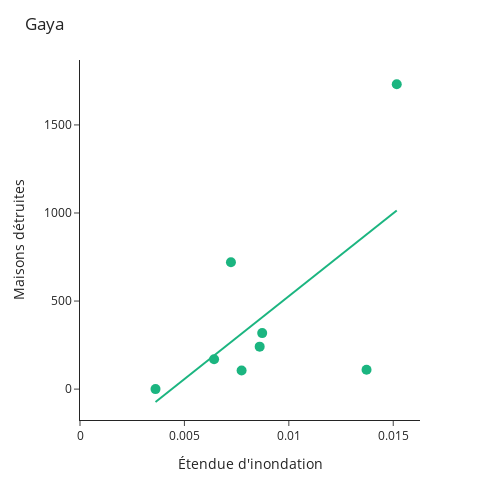
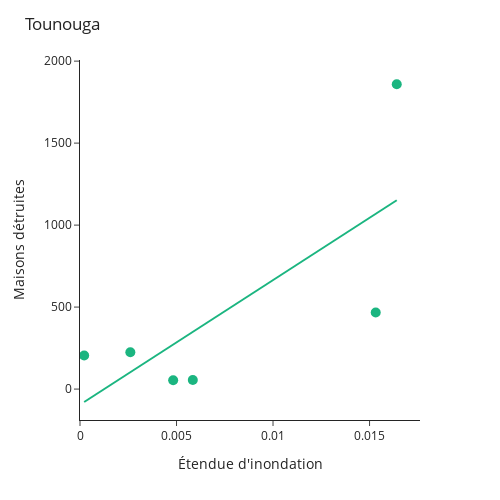
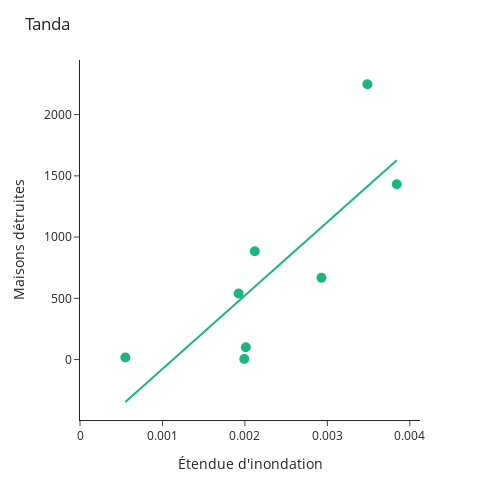

Here is the notebook cell these charts were saved with, in order:
### Code cell
correlations = pd.DataFrame()
for adm3 in fs_im[utils.ID_COL].unique():
    dff = fs_im[fs_im[utils.ID_COL] == adm3]
    maison, personne = dff.corr(numeric_only=True).loc[
        "mean_cell", ["Maisons détruites", "Personnes affectées"]
    ]
    df_add = pd.DataFrame(
        {utils.ID_COL: adm3, "maison": maison, "personne": personne}, index=[0]
    )
    correlations = pd.concat([correlations, df_add], ignore_index=True)

correlations.dropna().sort_values("maison")

df_plot = codab.merge(correlations, on=utils.ID_COL)
col = "maison"
# df_plot = df_plot[df_plot[col] > 0]
df_plot = df_plot[df_plot[utils.ID_COL].isin(ADM3S)]
display(df_plot)
fig = df_plot.plot(column=col, legend=True)

for adm3 in ADM3S:
    df_plot = fs_im[fs_im[utils.ID_COL] == adm3]
    name = df_plot["adm_03"].iloc[0]
    display(
        df_plot[["Maisons détruites", "mean_cell"]].corr(numeric_only=True)
    )
    fig = px.scatter(
        df_plot,
        y="Maisons détruites",
        x="mean_cell",
        hover_data="seasonyear",
        trendline="ols",
    )
    fig.update_traces(marker_color=GREEN, marker_size=10)
    fig.update_layout(
        template="simple_white",
        title=name,
        height=500,
        width=500,
    )
    fig.update_xaxes(title="Étendue d'inondation", rangemode="tozero")
    fig.update_yaxes(rangemode="tozero")
    fig.show()

### Figure 1 — Plotly figure (JSON) as saved in the notebook; plotly's stock layout.template omitted (floating-point values rounded to 4 significant figures)
{"data": [{"customdata": [[1999], [2003], [2010], [2012], [2013], [2015], [2017], [2018]], "hovertemplate": "mean_cell=%{x}<br>Maisons détruites=%{y}<br>seasonyear=%{customdata[0]}<extra></extra>", "legendgroup": "", "marker": {"color": "#1bb580", "size": 10, "symbol": "circle"}, "mode": "markers", "name": "", "orientation": "v", "showlegend": false, "type": "scatter", "x": [0.003617, 0.008604, 0.007738, 0.008726, 0.006421, 0.01372, 0.007229, 0.01517], "xaxis": "x", "y": [0, 241, 106, 318, 170, 110, 720, 1731], "yaxis": "y"}, {"hovertemplate": "<b>OLS trendline</b><br>Maisons détruites = 94152.8 * mean_cell + -413.741<br>R<sup>2</sup>=0.391334<br><br>mean_cell=%{x}<br>Maisons détruites=%{y} <b>(trend)</b><extra></extra>", "legendgroup": "", "marker": {"color": "#1bb580", "size": 10, "symbol": "circle"}, "mode": "lines", "name": "", "showlegend": false, "type": "scatter", "x": [0.003617, 0.006421, 0.007229, 0.007738, 0.008604, 0.008726, 0.01372, 0.01517], "xaxis": "x", "y": [-73.21, 190.8, 266.9, 314.8, 396.4, 407.8, 878.2, 1014.0], "yaxis": "y"}], "layout": {"height": 500, "legend": {"tracegroupgap": 0}, "margin": {"t": 60}, "title": {"text": "Gaya"}, "width": 500, "xaxis": {"anchor": "y", "domain": [0, 1], "rangemode": "tozero", "title": {"text": "Étendue d'inondation"}}, "yaxis": {"anchor": "x", "domain": [0, 1], "rangemode": "tozero", "title": {"text": "Maisons détruites"}}}}

### Figure 2 — Plotly figure (JSON) as saved in the notebook; plotly's stock layout.template omitted (floating-point values rounded to 4 significant figures)
{"data": [{"customdata": [[2010], [2012], [2015], [2017], [2018], [2019]], "hovertemplate": "mean_cell=%{x}<br>Maisons détruites=%{y}<br>seasonyear=%{customdata[0]}<extra></extra>", "legendgroup": "", "marker": {"color": "#1bb580", "size": 10, "symbol": "circle"}, "mode": "markers", "name": "", "orientation": "v", "showlegend": false, "type": "scatter", "x": [0.004827, 0.002608, 0.01532, 0.005844, 0.01641, 0.0002162], "xaxis": "x", "y": [54, 225, 467, 55, 1859, 205], "yaxis": "y"}, {"hovertemplate": "<b>OLS trendline</b><br>Maisons détruites = 75982.5 * mean_cell + -95.2031<br>R<sup>2</sup>=0.545986<br><br>mean_cell=%{x}<br>Maisons détruites=%{y} <b>(trend)</b><extra></extra>", "legendgroup": "", "marker": {"color": "#1bb580", "size": 10, "symbol": "circle"}, "mode": "lines", "name": "", "showlegend": false, "type": "scatter", "x": [0.0002162, 0.002608, 0.004827, 0.005844, 0.01532, 0.01641], "xaxis": "x", "y": [-78.78, 103.0, 271.6, 348.8, 1069.0, 1152.0], "yaxis": "y"}], "layout": {"height": 500, "legend": {"tracegroupgap": 0}, "margin": {"t": 60}, "title": {"text": "Tounouga"}, "width": 500, "xaxis": {"anchor": "y", "domain": [0, 1], "rangemode": "tozero", "title": {"text": "Étendue d'inondation"}}, "yaxis": {"anchor": "x", "domain": [0, 1], "rangemode": "tozero", "title": {"text": "Maisons détruites"}}}}

### Figure 3 — Plotly figure (JSON) as saved in the notebook; plotly's stock layout.template omitted (floating-point values rounded to 4 significant figures)
{"data": [{"customdata": [[2010], [2011], [2012], [2013], [2015], [2016], [2017], [2018]], "hovertemplate": "mean_cell=%{x}<br>Maisons détruites=%{y}<br>seasonyear=%{customdata[0]}<extra></extra>", "legendgroup": "", "marker": {"color": "#1bb580", "size": 10, "symbol": "circle"}, "mode": "markers", "name": "", "orientation": "v", "showlegend": false, "type": "scatter", "x": [0.002011, 0.0005498, 0.00212, 0.002928, 0.001924, 0.001992, 0.003841, 0.003485], "xaxis": "x", "y": [100, 17, 884, 668, 540, 5, 1432, 2248], "yaxis": "y"}, {"hovertemplate": "<b>OLS trendline</b><br>Maisons détruites = 599587 * mean_cell + -676.135<br>R<sup>2</sup>=0.633778<br><br>mean_cell=%{x}<br>Maisons détruites=%{y} <b>(trend)</b><extra></extra>", "legendgroup": "", "marker": {"color": "#1bb580", "size": 10, "symbol": "circle"}, "mode": "lines", "name": "", "showlegend": false, "type": "scatter", "x": [0.0005498, 0.001924, 0.001992, 0.002011, 0.00212, 0.002928, 0.003485, 0.003841], "xaxis": "x", "y": [-346.5, 477.3, 518.2, 529.9, 594.8, 1080.0, 1414.0, 1627.0], "yaxis": "y"}], "layout": {"height": 500, "legend": {"tracegroupgap": 0}, "margin": {"t": 60}, "title": {"text": "Tanda"}, "width": 500, "xaxis": {"anchor": "y", "domain": [0, 1], "rangemode": "tozero", "title": {"text": "Étendue d'inondation"}}, "yaxis": {"anchor": "x", "domain": [0, 1], "rangemode": "tozero", "title": {"text": "Maisons détruites"}}}}
